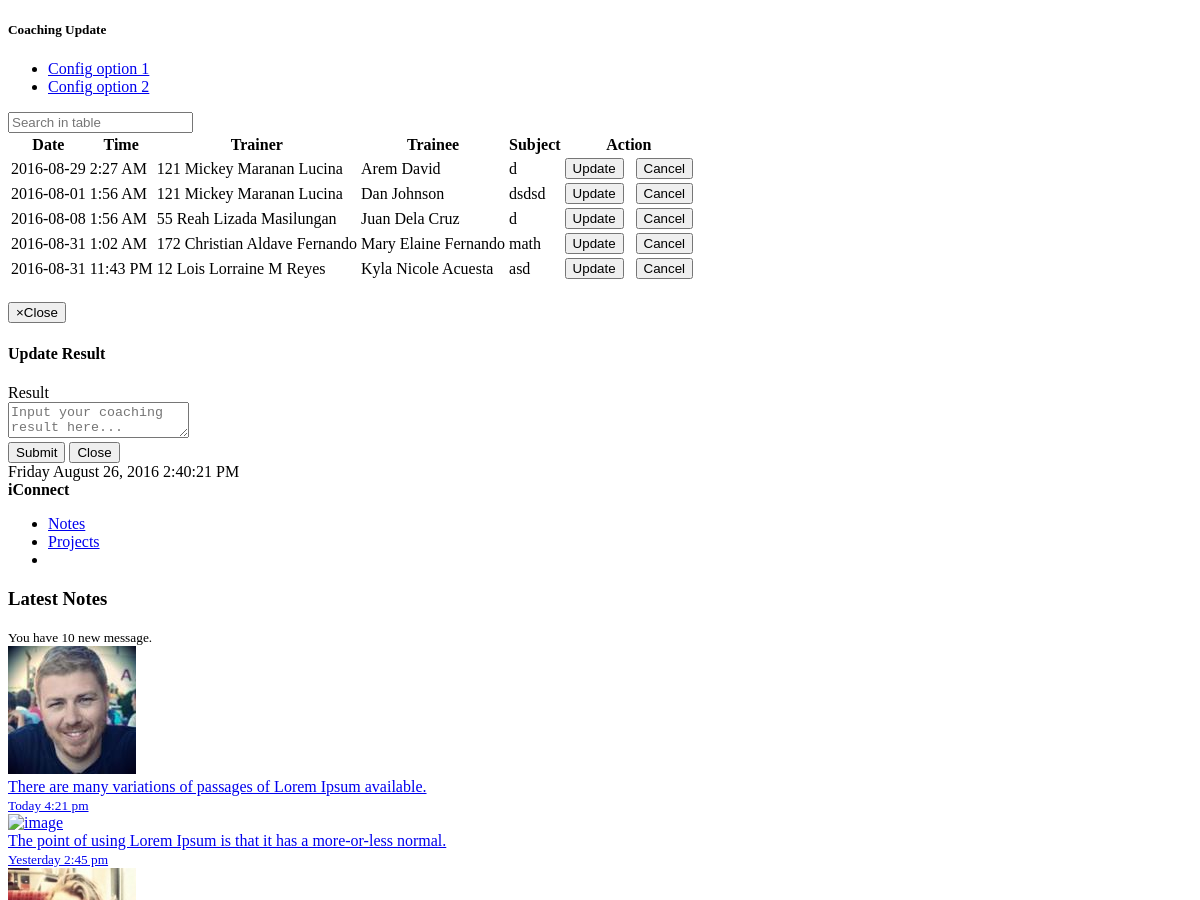
Page /coachingresult.php (upper part) on the earlier database version.
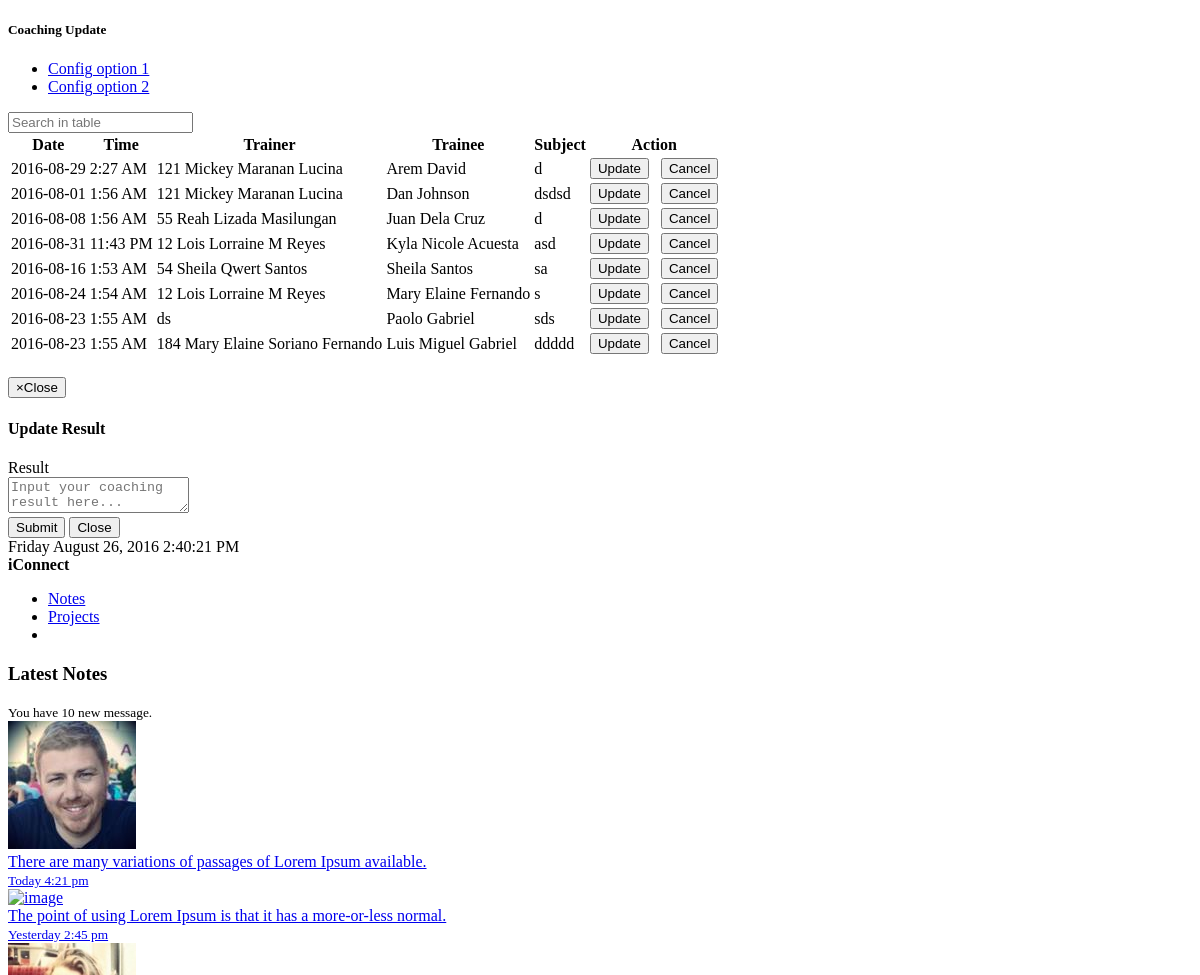
Same page on the later database version.
### tables this page shows
CREATE TABLE IF NOT EXISTS `coaching` (
  `coaching_id` int(10) NOT NULL,
  `coaching_trainerid` int(5) NOT NULL,
  `coaching_coachemployeeid` varchar(50) NOT NULL,
  `coaching_trainee` varchar(50) NOT NULL,
  `employee_id` int(10) NOT NULL,
  `coaching_date` date NOT NULL,
  `coaching_time` time NOT NULL,
  `coaching_subject` varchar(200) NOT NULL,
  `coaching_result` varchar(200) NOT NULL,
  `coaching_status` varchar(20) NOT NULL DEFAULT 'Pending'
);

CREATE TABLE IF NOT EXISTS `employee` (
  `employee_id` int(10) NOT NULL,
  `employee_lastname` varchar(35) NOT NULL,
  `employee_firstname` varchar(35) NOT NULL,
  `employee_middlename` varchar(35) NOT NULL,
  `employee_gender` varchar(6) NOT NULL,
  `employee_birthday` date NOT NULL,
  `employee_marital` varchar(15) NOT NULL,
  `employee_address` varchar(100) NOT NULL,
  `employee_city` varchar(20) NOT NULL,
  `employee_zip` varchar(10) NOT NULL,
  `employee_email` varchar(255) NOT NULL,
  `employee_cellnum` varchar(15) NOT NULL,
  `employee_type` varchar(20) NOT NULL,
  `employee_jobtitle` varchar(25) NOT NULL,
  `employee_empstatus` varchar(50) NOT NULL,
  `employee_department` varchar(25) NOT NULL,
  `employee_rate` int(6) NOT NULL,
  `employee_taxcode` varchar(9) NOT NULL,
  `employee_dependency` int(2) NOT NULL,
  `employee_sss` varchar(30) NOT NULL,
  `employee_philhealth` varchar(30) NOT NULL,
  `employee_pagibig` varchar(30) NOT NULL,
  `employee_tin` varchar(30) NOT NULL,
  `employee_shift` varchar(20) NOT NULL,
  `employee_datehired` date NOT NULL,
  `employee_restday` varchar(30) NOT NULL,
  `employee_password` varchar(25) NOT NULL,
  `employee_payslippassword` varchar(50) NOT NULL,
  `employee_sickleave` int(2) NOT NULL DEFAULT '0',
  `employee_vacationleave` int(2) NOT NULL DEFAULT '0',
  `employee_incentive` int(2) NOT NULL DEFAULT '0',
  `employee_maternityleave` int(2) NOT NULL DEFAULT '0',
  `employee_paternityleave` int(2) NOT NULL DEFAULT '0',
  `employee_singleparentleave` int(2) NOT NULL DEFAULT '0',
  `employee_status` varchar(10) NOT NULL DEFAULT 'active',
  `employee_team` varchar(50) NOT NULL,
  `employee_team1` varchar(100) NOT NULL,
  `employee_team2` varchar(100) NOT NULL,
  `employee_team3` varchar(100) NOT NULL,
  `employee_level` int(3) NOT NULL,
  `date_start` date NOT NULL,
  `date_end` date NOT NULL,
  `image` longblob NOT NULL,
  `cutoff` varchar(50) NOT NULL,
  `test` varchar(999) NOT NULL,
  `test_idate` date NOT NULL,
  `test_edate` date NOT NULL,
  `loan` varchar(999) NOT NULL,
  `loan_idate` date NOT NULL,
  `loan_edate` date NOT NULL,
  `account_number` int(200) NOT NULL
);

### coachingresult.php (the view, shortened to what this page needs)
<!DOCTYPE html>
<html>
	<head>
	</head>
	<body>
		<div class="row">
			<div class="col-lg-12">
				<div class="ibox float-e-margins">
					<div class="ibox-title">
						<h5>Coaching Update</h5>
						<div class="ibox-tools">
							<ul class="dropdown-menu dropdown-user">
								<li><a href="#">Config option 1</a>
								</li>
								<li><a href="#">Config option 2</a>
								</li>
							</ul>
						</div>
					</div>
					<div class="ibox-content">
					<input type="text" class="form-control input-sm m-b-xs" id="filter" placeholder="Search in table">
						</div>
					<div class="ibox-content">
						<?php
							include 'functions.php';
								if ($result = $mysqli->query("SELECT * FROM coaching INNER JOIN employee ON employee.employee_id = coaching.employee_id WHERE coaching_status = 'Pending'"))
								{
									if ($result->num_rows > 0)
									{
										echo "<table class='footable table table-stripped' data-page-size='20' data-limit-navigation='5' data-filter=#filter>";
										echo "<thead>";
									echo "<tr>";
									echo "<th>Date</th>";
									echo "<th>Time</th>";
									echo "<th>Trainer</th>";
									echo "<th>Trainee</th>";
									echo "<th>Subject</th>";
									echo "<th style='text-align:center;'>Action</th>";
									echo "</tr>";
									echo "</thead>";
									echo "<tfoot>";
									echo "<tr>";
									echo "<td colspan='7'>";
									echo "</td>";
									echo "</tr>";
									echo "</tfoot>";
										while ($row = mysqli_fetch_object($result))
										{
											$empid = $row->coaching_id;
											echo "<tr class = 'josh'>";
											echo "<td>" . date("Y-m-d",strtotime($row->coaching_date)) . "</td>";
											echo "<td>" . date("g:i A",strtotime($row->coaching_time)) . "</td>";
											echo "<td>" . $row->coaching_coachemployeeid . "</td>";
											echo "<td>" . $row->employee_firstname . " " . $row->employee_lastname . "</td>";
											echo "<td>" . $row->coaching_subject . "</td>";
											echo "<td style='text-align:center;'><a href='#' id='$empid' data-toggle='modal'
															data-empid='$row->coaching_id'
											data-target='#myModal4' class = 'editempdialog'><button class='btn btn-primary' type='button'><i class='fa fa-smile-o'></i> Update</button></button></a>&nbsp;&nbsp;
											<a href='#' id='$empid' class = 'delete'><button class='btn btn-warning' type='button'><i class='fa fa-exclamation'></i> Cancel</button></button></a>";
											echo "</td>";
											echo "</tr>";
										}
										echo "</table>";
									}
								}
						?>
					</div>
				</div>
			</div>
        </div>
	<div class="modal inmodal fade" id="myModal4" tabindex="-1" role="dialog"  aria-hidden="true">
		<div class="modal-dialog modal-small">
			<div class="modal-content">
				<div class="modal-header">
					<button type="button" class="close" data-dismiss="modal"><span aria-hidden="true">&times;</span><span class="sr-only">Close</span></button>
					<h4 class="modal-title">Update Result</h4>
				</div>
				<div class="modal-body">
					<div class="ibox-content">
						<form id = "myForm" method="post" action = "updatecoaching.php" class="form-horizontal">
							<div class="form-group">
								<label class="col-sm-2 control-label">Result</label>
								<div class="col-md-8"><textarea type="text" class="form-control" id = "result" name = "result" placeholder="Input your coaching result here..."></textarea></div>
							</div>
					</div>
				</div>
				<div class="modal-footer">
					<button type="submit" class="btn btn-primary coaching">Submit</button>
					<button type="button" class="btn btn-white" data-dismiss="modal">Close</button>
				</div>
			</div>
		</div>
	</div>
		<?php
			include('menufooter.php');
		?>
	</body>
</html>

Differences in the rows shown:
no longer on this page (row edited): coaching: coaching_date "2016-08-31", coaching_time "1:02 AM", coaching_coachemployeeid "172 Christian Aldave Fernando", employee.employee_firstname "Mary Elaine", employee.employee_lastname "Fernando", coaching_subject "math"
added coaching: coaching_date "2016-08-16", coaching_time "1:53 AM", coaching_coachemployeeid "54 Sheila Qwert Santos", employee.employee_firstname "Sheila", employee.employee_lastname "Santos", coaching_subject "sa"
added coaching: coaching_date "2016-08-24", coaching_time "1:54 AM", coaching_coachemployeeid "12 Lois Lorraine M Reyes", employee.employee_firstname "Mary Elaine", employee.employee_lastname "Fernando", coaching_subject "s"
added coaching: coaching_date "2016-08-23", coaching_time "1:55 AM", coaching_coachemployeeid "ds", employee.employee_firstname "Paolo", employee.employee_lastname "Gabriel", coaching_subject "sds"
added coaching: coaching_date "2016-08-23", coaching_time "1:55 AM", coaching_coachemployeeid "184 Mary Elaine Soriano Fernando", employee.employee_firstname "Luis Miguel", employee.employee_lastname "Gabriel", coaching_subject "ddddd"
